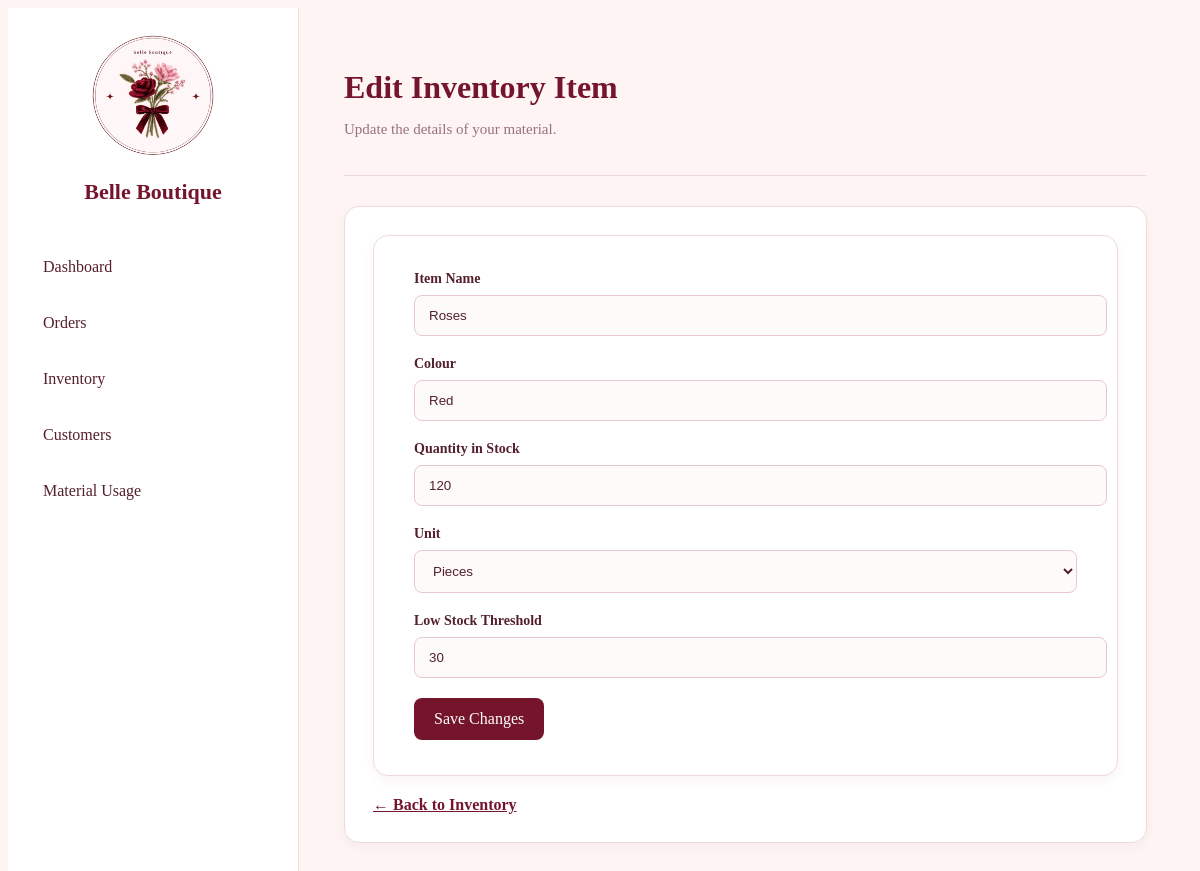
The app's page /pages/edit_inventory.php?id=1 with its own data.
### tables this page shows
CREATE TABLE `inventory` (
  `item_id` int NOT NULL,
  `item_name` varchar(100) NOT NULL,
  `colour` varchar(50) DEFAULT NULL,
  `quantity_in_stock` int NOT NULL DEFAULT '0',
  `low_stock_threshold` int NOT NULL DEFAULT '5',
  `unit` varchar(30) NOT NULL DEFAULT 'pieces'
);

### pages/edit_inventory.php (the view, shortened to what this page needs)
<?php
require_once "../includes/db_connect.php";
$itemId = filter_input(INPUT_GET, "id", FILTER_VALIDATE_INT);
$sql = "SELECT * FROM inventory WHERE item_id = ?";
$statement = $conn->prepare($sql);
$statement->bind_param("i", $itemId);
$statement->execute();
$result = $statement->get_result();
$item = $result->fetch_assoc();
?>
<!DOCTYPE html>
<html lang="en">
<head>
    <link rel="stylesheet" href="../assets/css/reset.css">
    <link rel="stylesheet" href="../assets/css/style.css">
</head>
<body>
    <div class="dashboard">
        <?php include "../includes/sidebar.php"; ?>
        <div class="main-content">
            <header class="top-header">
                <h1>Edit Inventory Item</h1>
                <p>Update the details of your material.</p>
            </header>
            <section class="overview">
                <div class="form-container">
                    <form action="" method="POST">
                        <div class="form-group">
                            <label>Item Name</label>
                            <input
                                type="text"
                                name="item_name"
                                value="<?php echo htmlspecialchars($item['item_name']); ?>"
                                required
                            >
                        </div>
                        <div class="form-group">
                            <label>Colour</label>
                            <input
                                type="text"
                                name="colour"
                                value="<?php echo htmlspecialchars($item['colour'] ?? ''); ?>"
                            >
                        </div>
                        <div class="form-group">
                            <label>Quantity in Stock</label>
                            <input
                                type="number"
                                name="quantity_in_stock"
                                min="0"
                                value="<?php echo htmlspecialchars($item['quantity_in_stock']); ?>"
                                required
                            >
                        </div>
                        <div class="form-group">
                            <label>Unit</label>
                            <select name="unit" required>
                                <?php
                                $units = ["pieces", "metres", "rolls", "packs", "sheets"];
                                foreach ($units as $unit):
                                ?>
                                    <option
                                        value="<?php echo $unit; ?>"
                                        <?php echo ($item['unit'] === $unit) ? 'selected' : ''; ?>
                                    >
                                        <?php echo ucfirst($unit); ?>
                                    </option>
                                <?php endforeach; ?>
                            </select>
                        </div>
                        <div class="form-group">
                            <label>Low Stock Threshold</label>
                            <input
                                type="number"
                                name="low_stock_threshold"
                                min="0"
                                value="<?php echo htmlspecialchars($item['low_stock_threshold']); ?>"
                                required
                            >
                        </div>
                        <button type="submit" name="update_inventory">
                            Save Changes
                        </button>
                    </form>
                </div>
                <a href="inventory.php" class="back-link">← Back to Inventory</a>
            </section>
        </div>
    </div>
</body>
</html>

### assets/css/style.css (style rules this page uses)
body { font-family: Georgia, serif; background-color: #FDF4F3; color: #54202B; }
.dashboard { display: flex; min-height: 100vh; }
.main-content { flex: 1; min-width: 0; padding: 40px 45px; }
.top-header { margin-bottom: 30px; padding-bottom: 22px; border-bottom: 1px solid #F0D9DC; }
.top-header h1 { font-size: 32px; color: #74152C; margin-bottom: 8px; }
.top-header p { color: #98717A; font-size: 15px; }
.overview { background-color: #FFFFFF; padding: 28px; border: 1px solid #F0D9DC; border-radius: 15px; box-shadow: 0 4px 12px rgba(116, 21, 44, 0.04); }
.back-link { margin-top: 20px; }
.form-container { width: 100%; max-width: 750px; box-sizing: border-box; background-color: #FFFFFF; padding: 35px 40px; border: 1px solid #F0D9DC; border-radius: 15px; box-shadow: 0 4px 12px rgba(116, 21, 44, 0.05); }
.form-group { margin-bottom: 20px; }
.form-group label { display: block; margin-bottom: 8px; color: #54202B; font-weight: bold; font-size: 14px; }
.form-group input, .form-group select, .form-group textarea { width: 100%; padding: 12px 14px; border: 1px solid #E8C8CE; border-radius: 8px; background-color: #FDFBFA; color: #54202B; outline: none; }
.form-container button { border: none; cursor: pointer; font: inherit; }
.form-container button { background-color: #74152C; color: #FFFFFF; padding: 12px 20px; border-radius: 8px; transition: background-color 0.3s ease; }
.back-link { display: inline-block; margin-top: 20px; color: #74152C; font-weight: bold; }
.main-content > .overview { margin-bottom: 25px; }

### records on screen
inventory: item_name "Roses", colour "Red", quantity_in_stock "120", unit "Pieces", low_stock_threshold "30"
